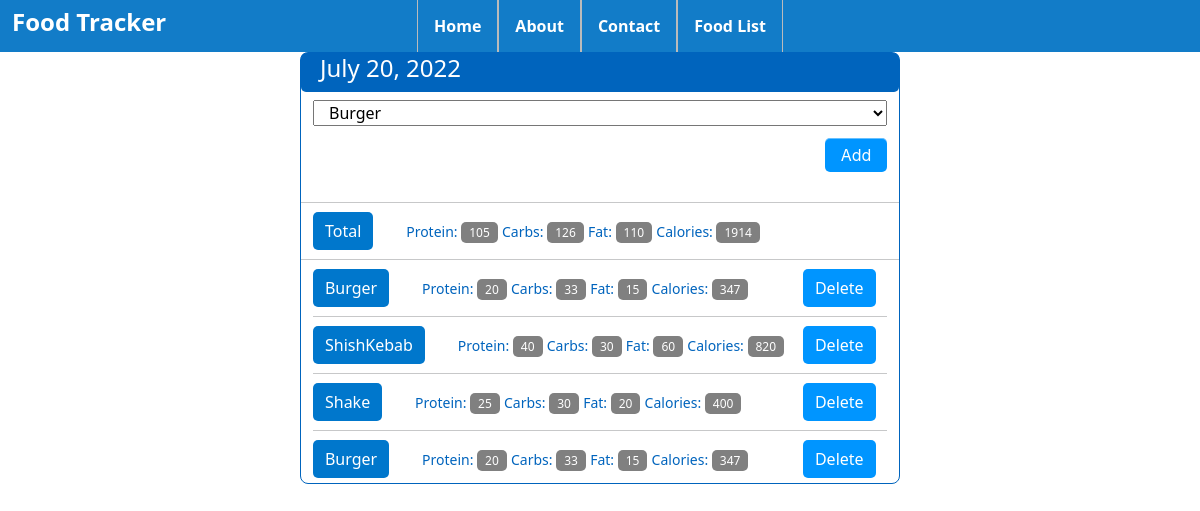
Page /dates/20220720 on the committed database.
### tables this page shows
CREATE TABLE food (
    id INTEGER PRIMARY KEY AUTOINCREMENT,
    name TEXT NOT NULL,
    protein INTEGER NOT NULL,
    carbohydrates INTEGER NOT NULL,
    fat INTEGER NOT NULL,
    calories INTEGER NOT NULL
);

### foodtracker/dates/route.py (the view)
@dates_bp.route('/dates/<string:date>', methods=['GET', 'POST'])
def date(date):
    db = get_db()
    foods = db.execute('SELECT * FROM food').fetchall()
    pretty_date = date
    pretty_date = datetime.datetime.strptime(date,'%Y%m%d').strftime('%B %d, %Y')
    date_res = db.execute('SELECT id, entry_date from log_date WHERE entry_date = ?', [date]).fetchone()
    if request.method=='POST':
        food = request.form['foods']
        food = db.execute('SELECT * FROM food WHERE name=?', [food]).fetchone()
        db.execute('INSERT INTO food_date (food_id, log_date_id) values (?, ?)', [food['id'],date_res['id'] ])
        db.commit()
    total_foods = db.execute('SELECT id, food_id FROM food_date WHERE log_date_id = ?', [date_res['id']]).fetchall()
    cals, protein, fat, carbs = 0,0,0,0
    ids=[]
    for i in total_foods:
        ids.append(i['id'])
        for j in db.execute('SELECT * FROM food WHERE id=?', [i['food_id']]).fetchall():
            cals += j['calories']
            protein += j['protein']
            fat += j['fat']
            carbs += j['carbohydrates']
    total_foods = [db.execute('SELECT * FROM food WHERE id=?', [i['food_id']]).fetchone() for i in total_foods]
    return render_template('date.html', date=pretty_date, foods=foods, total_foods=total_foods, ids=ids,\
        total_cals=cals, total_protein=protein, total_fat=fat, total_carbs=carbs, e=enumerate(total_foods))

### foodtracker/db.py (called while the page is built)
def connect_db():
    sql = sqlite3.connect(os.path.join('food_log.db'))
    sql.row_factory = sqlite3.Row
    return sql

def get_db():
    if 'db' not in g:
        g.db = connect_db()
        g.db.row_factory = sqlite3.Row
    return g.db

### foodtracker/templates/date.html (shortened to what this page needs)
{% extends 'layout.html' %}
{% block content %}
    <div class="home-container">
        <form class="detailed" action="" method="POST">
            <legend>
                <h4>{{date}}</h4>
            </legend>
            <div class="form-container">
                <select class="food-selection" name="foods" id="foods">
                        {% for food in foods %}
                            <option name="food" id="food">
                                {{food.name}}
                            </option>
                        {% endfor %}
                    </select>
                    <input class="button-7" type="submit" name="submit" value="Add">
                </div>
                <hr>
                <div class="food-container">
                    <span class="item-name" style="margin-right:5%">Total</span>
                    <span class="item">Protein: </span> <span class="item-amount">{{total_protein}}</span>
                    <span class="item">Carbs: </span> <span class="item-amount">{{total_carbs}}</span>
                    <span class="item">Fat: </span> <span class="item-amount">{{total_fat}}</span>
                    <span class="item">Calories: </span> <span class="item-amount">{{total_cals}}</span>
                </div>
                <hr>
                <div class="food-container">
                    {% for i, food in e %}
                        <span class="item-name" style="margin-right:5%">{{food.name}}</span>
                        <span class="item">Protein: </span> <span class="item-amount">{{food.protein}}</span>
                        <span class="item">Carbs: </span> <span class="item-amount">{{food.carbohydrates}}</span>
                        <span class="item">Fat: </span> <span class="item-amount">{{food.fat}}</span>
                        <span class="item">Calories: </span> <span class="item-amount">{{food.calories}}</span>
                        <div class="anchor">
                            <a href="{{url_for('dates.food_delete', date=date, id=ids[i])}}">Delete</a>
                        </div>
                        {% if not loop.last %}
                            <hr>
                        {% endif %}
                    {% endfor %}
                </div>
        </form>
    </div>
{% endblock content %}

### foodtracker/templates/layout.html (shortened to what this page needs)
<!DOCTYPE html>
<html lang="en">
<head>
    <link rel="stylesheet" href="{{ url_for('static', filename='css/main.css') }}" type="text/css">
    <link href="https://cdn.jsdelivr.net/npm/bootstrap@5.2.0-beta1/dist/css/bootstrap.min.css" rel="stylesheet">
</head>
<body>
<nav class="navbar">
    <div class="nav-h1">
      <h1>Food Tracker</h1>
    </div>
    <ul>
        <li><a href="{{ url_for('main.home') }}">Home</a></li>
        <li><a href="{{ url_for('main.about') }}">About</a></li>
        <li><a href="#">Contact</a></li>
        <li><a href="{{ url_for('foods.food') }}">Food List</a></li>
    </ul>
</nav>
    <main role="main">
      <div class="flash">
        </div>
          {% block content %}{% endblock %}
    </main>
</body>
</html>

### foodtracker/static/css/main.css (style rules this page uses)
body { font-family: -apple-system, system-ui, "Segoe UI", "Liberation Sans", sans-serif; }
.home-container { width: 50%; display: block; position: absolute; left: 25%; }
.flash { justify-content: center; display: flex; padding-top: 3%; }
.navbar ul { list-style: none; margin: 0; padding: 0; background-color: #127cc8; overflow: hidden; width: 100%; position: fixed; top: 0px; justify-content: center; display: flex; }
.navbar { position: fixed; z-index: 1; }
.navbar li { float: left; font-weight: 600; border-right: 1px solid #bbb; border-left: 1px solid #bbb; }
.navbar h1 { font-weight: 600; font-size: 1.5em; color: white; margin: 0; margin-left: 1%; padding: 0; position: fixed; z-index: 1; }
.navbar li a { display: block; color: white; text-align: center; padding: 14px 16px; text-decoration: none; font-size: 16px; }
.navbar a { display: block; padding: 14px 16px; text-decoration: none; color: #fff; }
legend { text-indent: 3%; color: white; background-color: #0064bd; font-weight: 600; font-size: 20px; border: 1px solid transparent; border-radius: 5px; }
input[type='submit'] { padding-inline: 16px; font-size: 16px; margin: 2%; border-style: none; border-radius: 5px; float: right; }
.button-7 { background-color: #0095ff; border: 1px solid transparent; border-radius: 3px; box-shadow: rgba(255, 255, 255, .4) 0 1px 0 0 inset; box-sizing: border-box; color: #fff; cursor: pointer; display: inline-block; font-family: -apple-system, system-ui, "Segoe UI", "Liberation Sans", sans-serif; font-size: 13px; font-weight: 400; line-height: 1.15385; margin: 0; outline: none; padding: 8px .8em; position: relative; text-align: center; text-decoration: none; user-select: none; -webkit-user-select: none; touch-action: manipulation; vertical-align: baseline; white-space: nowrap; }
.item-name { padding: 8px 12px; color: white; background-color: #07c; border: #0064bd transparent; border-radius: 5px; }
.item { color: #0064bd; font-size: 14px; font-weight: 400; }
.item-amount { font-size: 12px; color: white; background-color: gray; padding: 2px 8px; border-radius: 5px; }
.anchor { float: right; padding-right: 2%; }
.anchor a { padding: 8px 12px; color: white; background-color: #0095ff; border: #0064bd transparent; border-radius: 5px; text-decoration: none; }
form.detailed { border: #0064bd 1px solid; border-radius: 8px; }
.form-container { margin-left: 2%; display: block; padding-bottom: 10%; }
.form-container select { width: 98%; font-size: 16px; text-indent: 2%; }
.form-container select, input { display: block; }
.food-container { margin: 2%; }

### rows in the picture
food: name "Burger", protein "20", carbohydrates "33", fat "15", calories "347"
food: name "ShishKebab", protein "40", carbohydrates "30", fat "60", calories "820"
food: name "Shake", protein "25", carbohydrates "30", fat "20", calories "400"

### other values in the picture
{{ date }} "July 20, 2022"
{{ total_protein }} "105"
{{ total_carbs }} "126"
{{ total_fat }} "110"
{{ total_cals }} "1914"
form field foods "Burger"
